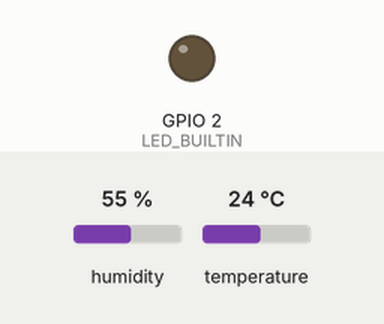
Bench run of a sketch on a simulated ESP32. Parts: output pins drawn as LEDs (lit = HIGH). The test bench sets the inputs (shaded band); at power-on: humidity 55 %, temperature 24 °C. WiFi joins after 1.5 s; servers stay silent unless stated; uploads are accepted with an empty reply; what the sketch prints to the serial monitor is not drawn. At 2.2 s the program puts the board to deep sleep or switches it off; the recording ends there.

Above: at 0.1 s.
Timing chart, 0 to 2.2 s (numbered marks = the images above):
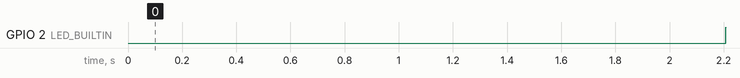

Measured:
- by itself, GPIO 2 (LED_BUILTIN): LOW → HIGH at 2.2 s

The sketch:

satellite.ino
```cpp
#include "DHT.h"
#include "WiFi.h"
#include <HTTPClient.h>
#include <ArduinoJson.h>

#define uS_TO_S_FACTOR 1000000ULL

const int DHT_SENSOR_PIN = D7;
const int DHT_SENSOR_TYPE = DHT22;

const char* WIFI_SSID = "REPLACE_WITH_YOUR_SSID";
const char* WIFI_PASSWORD = "REPLACE_WITH_YOUR_PASSWORD";
const char* POST_DATA_SERVER = "REPLACE_WITH_YOUR_SERVER/api/sensor/simple";
const char* SERVER_TOKEN = "REPLACE_WITH_TOKEN";
const char* SENSOR_NAME = "Outside Sensor";

const int SLEEP_TIMER = 60;  // in seconds

DHT dht(DHT_SENSOR_PIN, DHT_SENSOR_TYPE);
HTTPClient https;

void connectToWifi() {
  WiFi.begin(WIFI_SSID, WIFI_PASSWORD);
  Serial.print("Connecting to WiFi ..");
  long connectionTry = millis();
  while (WiFi.status() != WL_CONNECTED) {
    long now = millis();
    if (now - connectionTry > 10000) {
      Serial.println();
      Serial.println("Cannot connect to given Wifi");
      break;
    }
    Serial.print('.');
    delay(1000);
  }
  Serial.println();
  Serial.println(WiFi.localIP());
}

String readSensorValues() {
  JsonDocument jsonDoc;
  String serializedJson;
  float h = dht.readHumidity();
  float t = dht.readTemperature();

  jsonDoc["name"] = SENSOR_NAME;

  if (isnan(h) || isnan(t)) {
    char* error = "Failed to read from DHT sensor!";
    Serial.println(error);
    jsonDoc["error"] = error;
  } else {
    jsonDoc["temp"] = t;
    jsonDoc["hum"] = h;
  }
  serializeJson(jsonDoc, serializedJson);
  Serial.println(serializedJson);

  return serializedJson;
}

void sendRequest(String body) {
  if (https.begin(POST_DATA_SERVER)) {
    https.addHeader("Content-Type", "application/json");
    String tokenKey = String("Bearer ") + SERVER_TOKEN;
    https.addHeader("Authorization", tokenKey);
    int result = https.POST(body);

    if (result == 200) {
      Serial.println(https.getString());
    }
    https.end();
  }
}

void setup() {
  Serial.begin(9600);
  pinMode(LED_BUILTIN, OUTPUT);
  Serial.println("Waking up");
  digitalWrite(LED_BUILTIN, LOW); // built-in LED logic is weird. LOW == ON, HIGH == FALSE
  dht.begin();
  WiFi.mode(WIFI_STA);
  esp_sleep_enable_timer_wakeup(SLEEP_TIMER * uS_TO_S_FACTOR);

  // We forcelly disconnect wifi, just in case it was connected from a previous session. If it came back from deep sleep, it will always be disconnected.
  WiFi.disconnect();
  connectToWifi();

  String sensorData = readSensorValues();
  sendRequest(sensorData);

  Serial.println("Going to sleep now");
  Serial.flush();
  digitalWrite(LED_BUILTIN, HIGH);
  esp_deep_sleep_start();
}

void loop() {}
```
